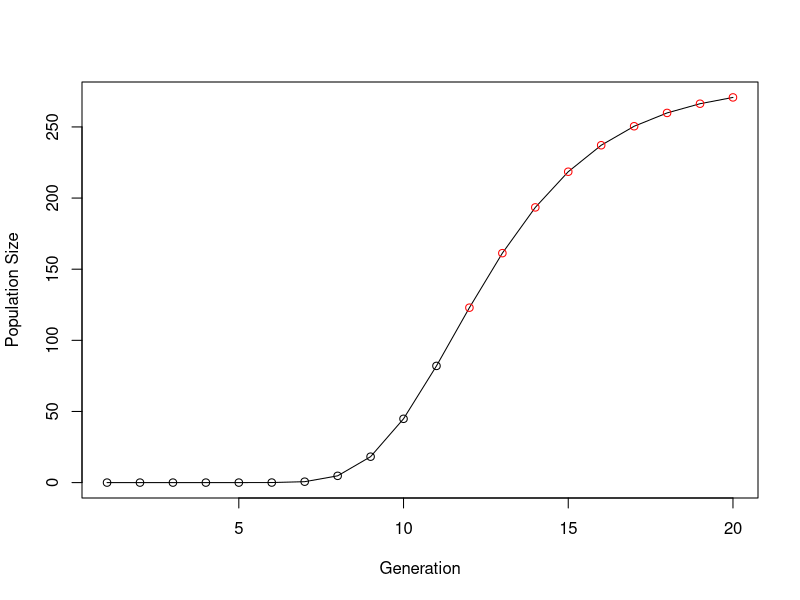

This figure's R source:
##### 1 #####
seq(20, 10, by=-1)
# Or, if I must use a loop
x <- 20
while (x >= 10){
  print(x)
  x <- x-1
}

# Or, to avoud while loops
i <- 20
for (i in 20:10){
  print(i)
}

#### 2 ####
seq(20, 10, by=-2)

i <- 20
is.even <- function(x) x %% 2 == 0 
for (i in 20:10){
  if (is.even(i)){
    print(i)
  }
}

#### 3 ####
#primer numbers: I can't do any better than this internet answer
is.prime <- function(num) {
  if (num == 2) {
    TRUE
  } else if (any(num %% 2:(num-1) == 0)) {
    FALSE
  } else { 
    TRUE
  }
}

#### 4 #####
# Write a loop that prints out the numbers from 1 to 20, printing “Good: NUMBER” if the number is
# divisible by five and “Job: NUMBER” if then number is prime, and nothing otherwise.

for (i in 1:20){
  if (i == 5){
    cat("Good Job:", i, "\n")
  }else if (is.prime(i)){
    cat("Job:", i, "\n")
  } else if (i %% 5 == 0) {
    cat("Good:", i, "\n")
  } else {
    invisible(i)
  }
}

#### 5 ####
# A biologist is modelling population growth using a Gompertz curve, which is defined as y(t) = a.e−b.e−c.t
# where y is population size, t is time, a and b are parameters, and e is the exponential function. Write
# them a function that calculates population size at any time for any values of its parameters.
Gompertz.point <- function(t, a, b, c){
  z <- a*exp(-b*exp(-c*t))
  return(z)
}

Gompertz.point(194, 20, 33, 22)

#### 6 ####
# The biologist likes your function so much they want you to write another function that plots the progress
# of the population over a given length of time. Write it for them.
# a = asymptote (where population levels off)
# b = displacement on x-axis
# c = growth rate
output <- c()

Gompert.curve <- function(start, finish, a, b, c){
  for (i in start:finish){
    to_add <- Gompertz.point(i, a, b, c)
    output <- c(output, to_add)
  }
  plotty <- plot(output, type="o", col= ifelse(output > a,'blue', ifelse(output > b, 'red', 'black')), xlab = 'Generation', ylab = 'Population Size')
  return(list(plotty, output))
}

Gompert.curve(1, 20, 280, 100, 0.4)

# Graph cars using blue points overlayed by a line 
#plot(values, type="o", col="blue", xlab = 'Generation', ylab = 'Population Size')

#### 7 ####
# The biologist has fallen in love with your plotting function, but want to colour y values above a as blue,
# and y values above b as red. Change your function to allow that.
# http://stackoverflow.com/questions/11838278/plot-with-conditional-colors-based-on-values-in-r
# outout > a  col='blue'
# outout > b col='red'
# else col="black"

#See answer to #7 in #6 above

#### 8 ####
# You are beginning to suspect the biologist is taking advantage of you. Modify your function to plot in
# purple any y value that’s above a and b. Hint: try putting 3==3 & 2==2 and 3==4 | 2==2 into an if
# statement and see what you get. Using this construction may make this simpler.

